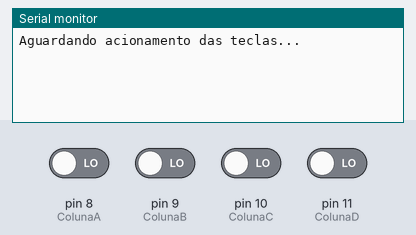
Bench run of a sketch on a simulated Arduino Uno, built with avr-gcc and run on an emulated ATmega328P. Shown: the last lines printed to the serial monitor. The inputs (shaded band) are chosen by the test bench; at power-on: pin 8 (ColunaA), pin 9 (ColunaB), pin 10 (ColunaC), pin 11 (ColunaD) LOW.

Above: at 1.2 s.
1.3 s: pin 8 (ColunaA) driven HIGH
At 2.5 s:
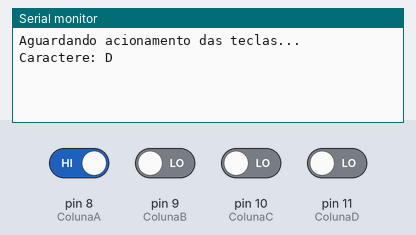
2.8 s: pin 8 (ColunaA) driven LOW and pin 9 (ColunaB) driven HIGH
At 3.8 s:
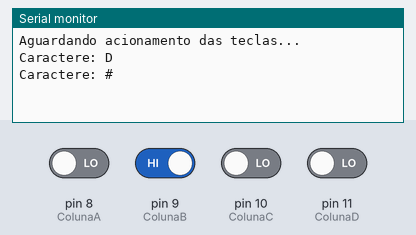
4.3 s: pin 9 (ColunaB) driven LOW and pin 10 (ColunaC) driven HIGH
At 5.0 s:
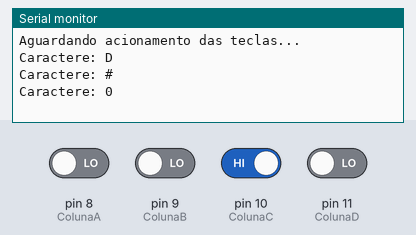

Measured:
- after the input at 1.3 s, the serial monitor: prints a new line at once (image 1)
- after the input at 2.8 s, the serial monitor: prints a new line at once (image 2)
- after the input at 4.3 s, the serial monitor: prints a new line at once (image 3)

The sketch:

TecladoMatricial4x4.ino
```cpp
//-------   Linhas ------------
#define Linha1 3
#define Linha2 4
#define Linha3 5
#define Linha4 6

//-------  Colunas ------------
#define ColunaA 8
#define ColunaB 9
#define ColunaC 10
#define ColunaD 11

//Mapa de caracteres
char caracteres [4][4]{
  'D','#','0','*',
  'C','9','8','7',
  'B','6','5','4',
  'A','3','4','1'
};

void setup()
{
  pinMode(Linha1,OUTPUT);
  pinMode(Linha2,OUTPUT);
  pinMode(Linha3,OUTPUT);
  pinMode(Linha4,OUTPUT);

  pinMode(ColunaA,INPUT);
  pinMode(ColunaB,INPUT);
  pinMode(ColunaC,INPUT);
  pinMode(ColunaD,INPUT);

  Serial.begin(9600);
  Serial.println("Aguardando acionamento das teclas...");
  Serial.println();
}


void loop()
{
  for(int ln = 3;ln < 7;ln++)
  {
    digitalWrite(Linha1,LOW);//Desativa todas as linhas e ativa uma por vez
    digitalWrite(Linha2,LOW);
    digitalWrite(Linha3,LOW);
    digitalWrite(Linha4,LOW);
    digitalWrite(ln,HIGH);

    //Verificacao das colunas

    if(digitalRead(ColunaA) == HIGH)
    {
      imprimirCaractere(ln-2,1);
      while(digitalRead(ColunaA) == HIGH){
      }//No fica jogando infinitamente a funço acima na tela
    }

    if(digitalRead(ColunaB) == HIGH)
    {
      imprimirCaractere(ln-2,2);
      while(digitalRead(ColunaB) == HIGH){
      }
    }

    if(digitalRead(ColunaC) == HIGH)
    {
      imprimirCaractere(ln-2,3);
      while(digitalRead(ColunaC) == HIGH){
      }
    }

    if(digitalRead(ColunaD) == HIGH)
    {
      imprimirCaractere(ln-2,4);
      while(digitalRead(ColunaD) == HIGH){
      }
    }
  }
  delay(10);
}


void imprimirCaractere(int linha, int coluna)
{
  Serial.print("Caractere: ");
  Serial.println(caracteres[linha -1][coluna -1]);
  delay(10);
}
```
